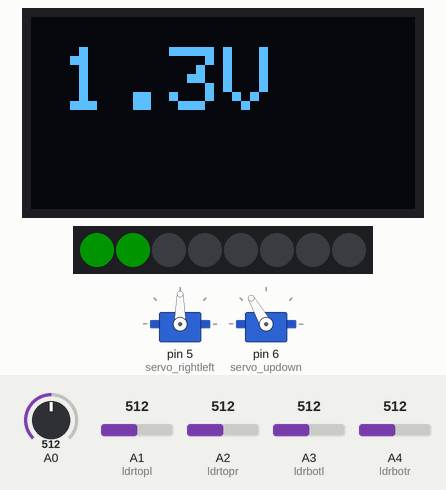
Simulated run of this sketch. Board: Arduino Uno, built with avr-gcc and run on an emulated ATmega328P. Parts: 128×64 one-colour display, 8 RGB LEDs in strip order, left to right, 2 × servo. The inputs (shaded band) are chosen by the test bench; at power-on: A1 (ldrtopl) = 512, A2 (ldrtopr) = 512, A3 (ldrbotl) = 512, A0 = 512, A4 (ldrbotr) = 512. Dim RGB values are drawn brighter than linear; what the sketch prints to the serial monitor is not drawn.

Above: at 3.2 s.
3.3 s: A1 (ldrtopl) set to 561
4.8 s: A1 (ldrtopl) set to 585
At 4.95 s:
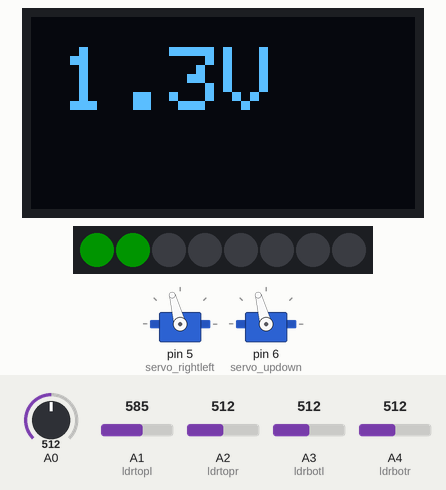
At 6.6 s:
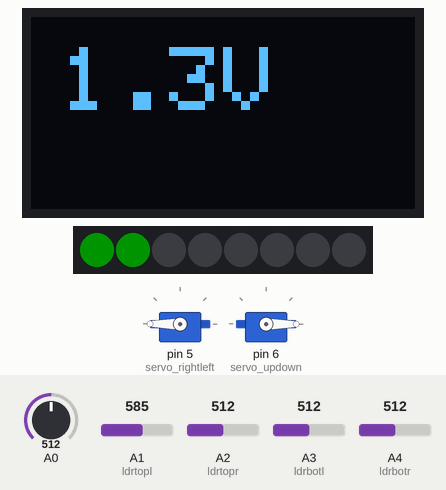
7.5 s: A2 (ldrtopr) set to 629
9.0 s: A2 (ldrtopr) set to 659
At 11.3 s:
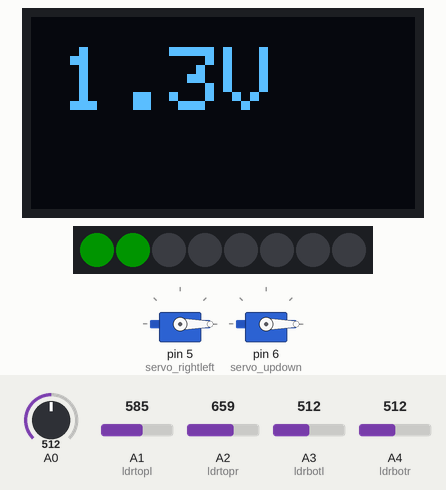
11.7 s: A3 (ldrbotl) set to 627
13.2 s: A3 (ldrbotl) set to 652
At 13.66 s:
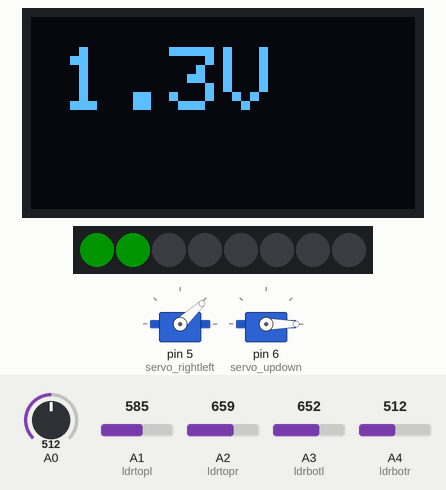
Timing chart, 0 to 16.6 s (numbered marks = the images above; inputs shaded):
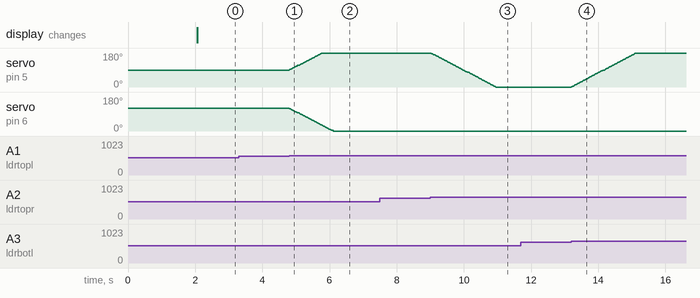

Measured:
- the behaviour switches between 571 and 572 on A1 (ldrtopl) (found by bisection; images 0 and 1)
- the behaviour switches between 643 and 644 on A2 (ldrtopr) (found by bisection; images 2 and 3)
- the behaviour switches between 644 and 645 on A3 (ldrbotl) (found by bisection; images 3 and 4)
- after the input at 3.3 s, every drawn part: stays the same
- after the input at 4.8 s, servo on pin 5 (servo_rightleft): moves from 90° to 180° over 0.97 s, starting at once; servo on pin 6 (servo_updown): moves from 120° to 0° over 1.3 s, starting at once
- after the input at 7.5 s, every drawn part: stays the same
- after the input at 9.0 s, servo on pin 5 (servo_rightleft): moves from 180° to 0° over 1.9 s, starting at once
- after the input at 11.7 s, every drawn part: stays the same
- after the input at 13.2 s, servo on pin 5 (servo_rightleft): moves from 0° to 180° over 1.9 s, starting at once

The sketch:

22i.ino
```cpp
#include <Adafruit_SSD1306.h>
#include <Adafruit_NeoPixel.h>
#include <Servo.h>

// OLED 설정
#define SCREEN_WIDTH 128
#define SCREEN_HEIGHT 64
#define OLED_RESET -1
Adafruit_SSD1306 display(SCREEN_WIDTH, SCREEN_HEIGHT, &Wire, OLED_RESET);

// NeoPixel 설정
#define PIN 4
#define NUMPIXELS 8
Adafruit_NeoPixel pixels = Adafruit_NeoPixel(NUMPIXELS, PIN);

// 시간 제어
int interval = 1000;
unsigned long previousMillis = 0;
unsigned long currentMillis = 0;

// 서보 및 LDR 핀 설정
Servo servo_updown;
Servo servo_rightleft;

int ldrtopl = A1;
int ldrtopr = A2;
int ldrbotl = A3;
int ldrbotr = A4;

int threshold_value = 30;

void setup() {
  Serial.begin(9600);

  // OLED 초기화
  if (!display.begin(SSD1306_SWITCHCAPVCC, 0x3C)) {
    Serial.println(F("SSD1306 allocation failed"));
    for (;;);
  }
  display.clearDisplay();

  // NeoPixel 초기화
  pixels.begin();
  pixels.setBrightness(20);

  // 서보 초기화
  servo_rightleft.attach(5);
  servo_updown.attach(6);
  servo_rightleft.write(90);  // 중앙 위치
  servo_updown.write(120);    // 약간 위로 향함
  delay(2000);
}

void loop() {
  currentMillis = millis();
  if (currentMillis - previousMillis > interval) {
    previousMillis = currentMillis;
    float read_val = analogRead(A0);
    display_func(read_val);
  }

  // LDR 값 읽기
  int topl = analogRead(ldrtopl);
  int topr = analogRead(ldrtopr);
  int botl = analogRead(ldrbotl);
  int botr = analogRead(ldrbotr);

  int avgtop = (topl + topr) / 2;
  int avgbot = (botl + botr) / 2;
  int avgleft = (topl + botl) / 2;
  int avgright = (topr + botr) / 2;

  int diffelev = avgtop - avgbot;
  int diffazi = avgright - avgleft;

  // 좌우 제어
  if (abs(diffazi) >= threshold_value) {
    int angle = servo_rightleft.read();
    if (diffazi > 0 && angle > 0) {
      servo_rightleft.write(angle - 1);
    } else if (diffazi < 0 && angle < 180) {
      servo_rightleft.write(angle + 1);
    }
  }

  // 상하 제어
  if (abs(diffelev) >= threshold_value) {
    int angle = servo_updown.read();
    if (diffelev > 0 && angle > 0) {
      servo_updown.write(angle - 1);
    } else if (diffelev < 0 && angle < 180) {
      servo_updown.write(angle + 1);
    }
  }

  delay(10);
}

void display_func(float volt_sensor_val) {
  float temp = volt_sensor_val / 4.092;
  float volt = temp / 100.0;
  if (volt < 0) volt = 0;

  Serial.print("Voltage: ");
  Serial.println(volt, 2);

  // NeoPixel 표시
  int gauge = map((int)(volt * 100), 0, 600, 0, NUMPIXELS);
  for (int i = 0; i < NUMPIXELS; i++) {
    if (i <= gauge) {
      pixels.setPixelColor(i, pixels.Color(0, 255, 0));
    } else {
      pixels.setPixelColor(i, pixels.Color(0, 0, 0));
    }
  }
  pixels.show();

  // OLED 표시
  display.clearDisplay();
  display.setTextSize(3);
  display.setTextColor(WHITE);
  display.setCursor(10, 10);
  display.print(volt, 1);
  display.print("V");
  display.display();
}
```
